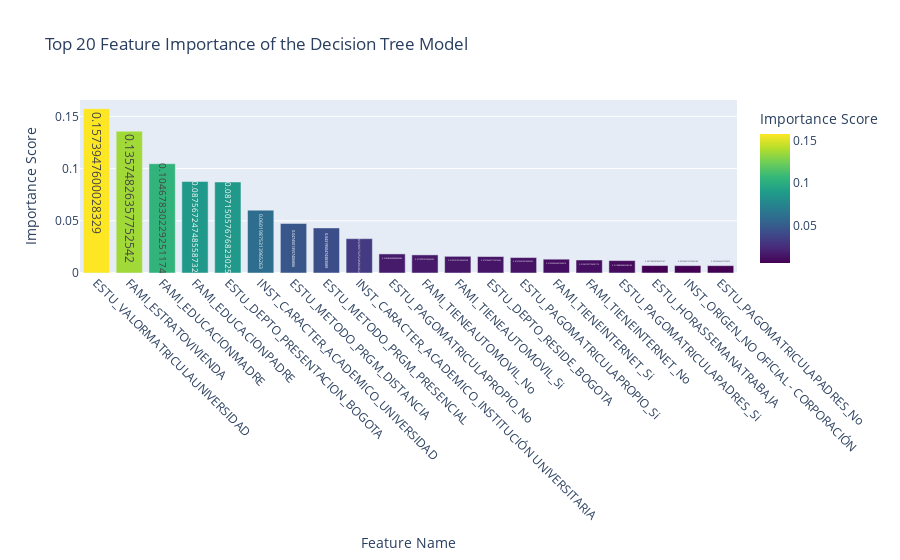

The notebook cell this image was saved under:
### Code cell
# Feature Importance Plot
importances = model.named_steps['classifier'].feature_importances_
feature_names = model.named_steps['preprocessor'].get_feature_names_out()
importance_df = pd.DataFrame({
    'Feature': feature_names,
    'Importance': importances
}).sort_values(by='Importance', ascending=False).head(20)

fig = px.bar(importance_df,
             x='Feature',
             y='Importance',
             title='Top 20 Feature Importance of the Decision Tree Model',
             labels={'Feature': 'Feature Name', 'Importance': 'Importance Score'},
             color='Importance',
             color_continuous_scale='Viridis',
             text='Importance')
fig.update_layout(xaxis_tickangle=45)
fig.show()

### Figure 1 — Plotly figure (JSON) as saved in the notebook; plotly's stock layout.template omitted (floating-point values rounded to 4 significant figures)
{"data": [{"hovertemplate": "Feature Name=%{x}<br>Importance Score=%{marker.color}<extra></extra>", "legendgroup": "", "marker": {"color": [0.1574, 0.1357, 0.1047, 0.08757, 0.08715, 0.0602, 0.04745, 0.0432, 0.0329, 0.01828, 0.01734, 0.01598, 0.01577, 0.01479, 0.01324, 0.01246, 0.01189, 0.007148, 0.007061, 0.007025], "coloraxis": "coloraxis", "pattern": {"shape": ""}}, "name": "", "orientation": "v", "showlegend": false, "text": [0.1574, 0.1357, 0.1047, 0.08757, 0.08715, 0.0602, 0.04745, 0.0432, 0.0329, 0.01828, 0.01734, 0.01598, 0.01577, 0.01479, 0.01324, 0.01246, 0.01189, 0.007148, 0.007061, 0.007025], "textposition": "auto", "type": "bar", "x": ["ESTU_VALORMATRICULAUNIVERSIDAD", "FAMI_ESTRATOVIVIENDA", "FAMI_EDUCACIONMADRE", "FAMI_EDUCACIONPADRE", "ESTU_DEPTO_PRESENTACION_BOGOTA", "INST_CARACTER_ACADEMICO_UNIVERSIDAD", "ESTU_METODO_PRGM_DISTANCIA", "ESTU_METODO_PRGM_PRESENCIAL", "INST_CARACTER_ACADEMICO_INSTITUCIÓN UNIVERSITARIA", "ESTU_PAGOMATRICULAPROPIO_No", "FAMI_TIENEAUTOMOVIL_No", "FAMI_TIENEAUTOMOVIL_Si", "ESTU_DEPTO_RESIDE_BOGOTA", "ESTU_PAGOMATRICULAPROPIO_Si", "FAMI_TIENEINTERNET_Si", "FAMI_TIENEINTERNET_No", "ESTU_PAGOMATRICULAPADRES_Si", "ESTU_HORASSEMANATRABAJA", "INST_ORIGEN_NO OFICIAL - CORPORACIÓN", "ESTU_PAGOMATRICULAPADRES_No"], "xaxis": "x", "y": [0.1574, 0.1357, 0.1047, 0.08757, 0.08715, 0.0602, 0.04745, 0.0432, 0.0329, 0.01828, 0.01734, 0.01598, 0.01577, 0.01479, 0.01324, 0.01246, 0.01189, 0.007148, 0.007061, 0.007025], "yaxis": "y"}], "layout": {"barmode": "relative", "coloraxis": {"colorbar": {"title": {"text": "Importance Score"}}, "colorscale": [[0, "#440154"], [0.1111, "#482878"], [0.2222, "#3e4989"], [0.3333, "#31688e"], [0.4444, "#26828e"], [0.5556, "#1f9e89"], [0.6667, "#35b779"], [0.7778, "#6ece58"], [0.8889, "#b5de2b"], [1, "#fde725"]]}, "legend": {"tracegroupgap": 0}, "title": {"text": "Top 20 Feature Importance of the Decision Tree Model"}, "xaxis": {"anchor": "y", "domain": [0, 1], "tickangle": 45, "title": {"text": "Feature Name"}}, "yaxis": {"anchor": "x", "domain": [0, 1], "title": {"text": "Importance Score"}}}}
